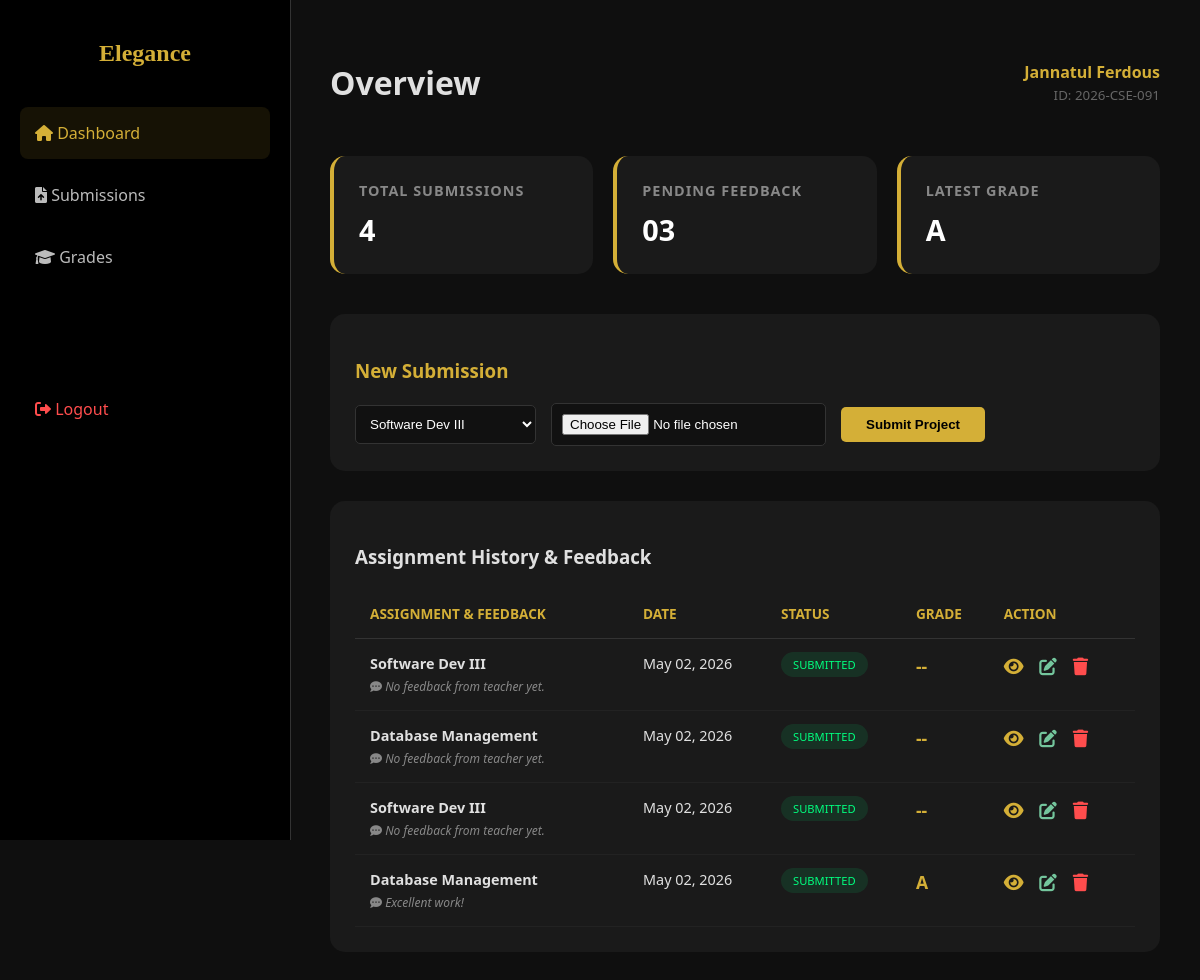
Page /dashboard.php (signed in) on the committed database.
### tables this page shows
CREATE TABLE `assignments` (
  `id` int(11) NOT NULL,
  `user_id` int(11) DEFAULT NULL,
  `subject_name` varchar(255) DEFAULT NULL,
  `file_name` varchar(255) DEFAULT NULL,
  `status` varchar(50) DEFAULT 'Submitted',
  `submission_date` timestamp NOT NULL DEFAULT current_timestamp(),
  `grade` varchar(5) DEFAULT NULL,
  `feedback` text DEFAULT NULL
);

### dashboard.php (the view, shortened to what this page needs)
<?php
include 'db_connect.php';
$user_id = $_SESSION['user_id'];
$user_name = $_SESSION['user_name'];
$count_res = mysqli_query($conn, "SELECT COUNT(*) as total FROM assignments WHERE user_id = '$user_id'");
$total_sub = mysqli_fetch_assoc($count_res)['total'];
$pending_res = mysqli_query($conn, "SELECT COUNT(*) as pending FROM assignments WHERE user_id = '$user_id' AND (grade IS NULL OR feedback IS NULL)");
$pending_feedback = mysqli_fetch_assoc($pending_res)['pending'];
$grade_res = mysqli_query($conn, "SELECT grade FROM assignments WHERE user_id = '$user_id' AND grade IS NOT NULL ORDER BY id DESC LIMIT 1");
$latest_grade = mysqli_num_rows($grade_res) > 0 ? mysqli_fetch_assoc($grade_res)['grade'] : "N/A";
?>
<!DOCTYPE html>
<html lang="en">
<head>
    <link href="https://cdnjs.cloudflare.com/ajax/libs/font-awesome/6.0.0/css/all.min.css" rel="stylesheet">
</head>
<body>
<div class="sidebar">
    <h2>Elegance</h2>
    <a href="dashboard.php" class="nav-link active"><i class="fas fa-home"></i> Dashboard</a>
    <a href="#" class="nav-link"><i class="fas fa-file-upload"></i> Submissions</a>
    <a href="#" class="nav-link"><i class="fas fa-graduation-cap"></i> Grades</a>
    <a href="logout.php" class="nav-link" style="margin-top: 100px; color: #ff4d4d;"><i class="fas fa-sign-out-alt"></i> Logout</a>
</div>
<div class="main">
    <div class="header">
        <h1>Overview</h1>
        <div style="text-align: right;">
            <span style="display:block; color: var(--gold); font-weight: bold;"><?php echo $user_name; ?></span>
            <small style="color: #666;">ID: 2026-CSE-091</small>
        </div>
    </div>
    <div class="stats-container">
        <div class="stat-card"><h3>Total Submissions</h3><p><?php echo $total_sub; ?></p></div>
        <div class="stat-card"><h3>Pending Feedback</h3><p><?php echo sprintf("%02d", $pending_feedback); ?></p></div>
        <div class="stat-card"><h3>Latest Grade</h3><p><?php echo $latest_grade; ?></p></div>
    </div>
    <div class="table-box">
        <h3 style="color: var(--gold);">New Submission</h3>
        <form action="dashboard.php" method="POST" enctype="multipart/form-data" style="display: flex; gap: 15px; margin-top: 20px; align-items: center;">
            <select name="subject_name" required>
                <option value="Software Dev III">Software Dev III</option>
            </select>
            <input type="file" name="assignment_file" required>
            <button type="submit" class="btn-gold">Submit Project</button>
        </form>
    </div>
    <div class="table-box">
        <h3>Assignment History & Feedback</h3>
        <table>
            <thead>
                <tr>
                    <th width="35%">ASSIGNMENT & FEEDBACK</th>
                    <th>DATE</th>
                    <th>STATUS</th>
                    <th>GRADE</th>
                    <th>ACTION</th>
                </tr>
            </thead>
            <tbody>
                <?php
                $sql = "SELECT assignments.*, users.id as sid FROM assignments
                        JOIN users ON assignments.user_id = users.id
                        WHERE assignments.user_id = '$user_id' ORDER BY assignments.id DESC";
                $res = mysqli_query($conn, $sql);
                if(mysqli_num_rows($res) > 0) {
                    while($row = mysqli_fetch_assoc($res)): ?>
                    <tr>
                        <td>
                            <b><?php echo $row['subject_name']; ?></b>
                            <span class="feedback-text">
                                <i class="fas fa-comment-dots"></i>
                                <?php echo !empty($row['feedback']) ? $row['feedback'] : "No feedback from teacher yet."; ?>
                            </span>
                        </td>
                        <td><?php echo date('M d, Y', strtotime($row['submission_date'])); ?></td>
                        <td><span class="status"><?php echo $row['status']; ?></span></td>
                        <td><span class="grade-badge"><?php echo $row['grade'] ?: '--'; ?></span></td>
                        <td class="action-icons">
                            <a href="uploads/<?php echo $row['file_name']; ?>" target="_blank" class="view-icon" title="View File"><i class="fas fa-eye"></i></a>
                            <a href="edit.php?id=<?php echo $row['id']; ?>" class="edit-icon" title="Edit"><i class="fas fa-edit"></i></a>
                            <a href="dashboard.php?delete_id=<?php echo $row['id']; ?>" class="delete-icon" onclick="return confirm('Delete this submission?')" title="Delete"><i class="fas fa-trash"></i></a>
                        </td>
                    </tr>
                    <?php endwhile;
                } else {
                    echo "<tr><td colspan='5' style='text-align:center; padding: 30px; color: #666;'>No submissions found. Start by uploading your first project!</td></tr>";
                } ?>
            </tbody>
        </table>
    </div>
</div>
</body>
</html>

### dashboard.php (style rules this page uses)
:root { --gold: #D4AF37; --dark: #0f0f0f; --card: #1a1a1a; --text: #e0e0e0; }
body { margin: 0; font-family: 'Segoe UI', sans-serif; background: var(--dark); color: var(--text); display: flex; }
.sidebar { width: 250px; height: 100vh; background: #000; border-right: 1px solid #333; position: fixed; padding: 20px; }
.sidebar h2 { color: var(--gold); font-family: 'Playfair Display', serif; text-align: center; margin-bottom: 40px; }
.nav-link { display: block; padding: 15px; color: #bbb; text-decoration: none; border-radius: 8px; margin-bottom: 10px; transition: 0.3s; }
.nav-link:hover, .active { background: rgba(212, 175, 55, 0.1); color: var(--gold); }
.main { margin-left: 290px; padding: 40px; width: 100%; }
.header { display: flex; justify-content: space-between; align-items: center; margin-bottom: 30px; }
.stats-container { display: grid; grid-template-columns: repeat(auto-fit, minmax(200px, 1fr)); gap: 20px; margin-bottom: 40px; }
.stat-card { background: var(--card); padding: 25px; border-radius: 15px; border-left: 4px solid var(--gold); }
.stat-card h3 { margin: 0; font-size: 0.9rem; color: #888; text-transform: uppercase; letter-spacing: 1px; }
.stat-card p { margin: 10px 0 0; font-size: 1.8rem; font-weight: bold; color: #fff; }
.table-box { background: var(--card); border-radius: 15px; padding: 25px; margin-bottom: 30px; }
table { width: 100%; border-collapse: collapse; margin-top: 20px; }
th { text-align: left; color: var(--gold); padding: 15px; border-bottom: 1px solid #333; font-size: 0.85rem; }
td { padding: 15px; border-bottom: 1px solid #222; font-size: 0.9rem; vertical-align: top; }
.status { padding: 5px 12px; border-radius: 20px; font-size: 0.7rem; background: rgba(0, 255, 127, 0.1); color: #00ff7f; text-transform: uppercase; }
.grade-badge { color: var(--gold); font-weight: bold; font-size: 1.1rem; }
.feedback-text { display: block; font-size: 0.75rem; color: #888; margin-top: 5px; font-style: italic; }
input, select { background: #111; border: 1px solid #333; color: #fff; padding: 10px; border-radius: 5px; }
.btn-gold { background: var(--gold); color: #000; border: none; padding: 10px 25px; font-weight: bold; border-radius: 5px; cursor: pointer; transition: 0.3s; }
.action-icons a { text-decoration: none; margin-right: 12px; transition: 0.3s; font-size: 1.1rem; }
.action-icons .view-icon { color: var(--gold); }
.action-icons .edit-icon { color: #74c69d; }
.action-icons .delete-icon { color: #ff4d4d; }

### rows in the picture
assignments: grade "A", subject_name "Database Management", feedback "Excellent work!", submission_date "May 02, 2026", status "SUBMITTED"
assignments: subject_name "Software Dev III", shows "No feedback from teacher yet.", submission_date "May 02, 2026", status "SUBMITTED", grade "--"
assignments: subject_name "Database Management", shows "No feedback from teacher yet.", submission_date "May 02, 2026", status "SUBMITTED", grade "--"
assignments: subject_name "Software Dev III", shows "No feedback from teacher yet.", submission_date "May 02, 2026", status "SUBMITTED", grade "--"

### other values in the picture
$user_name "Jannatul Ferdous"
$total_sub "4"
$pending_feedback "03"
